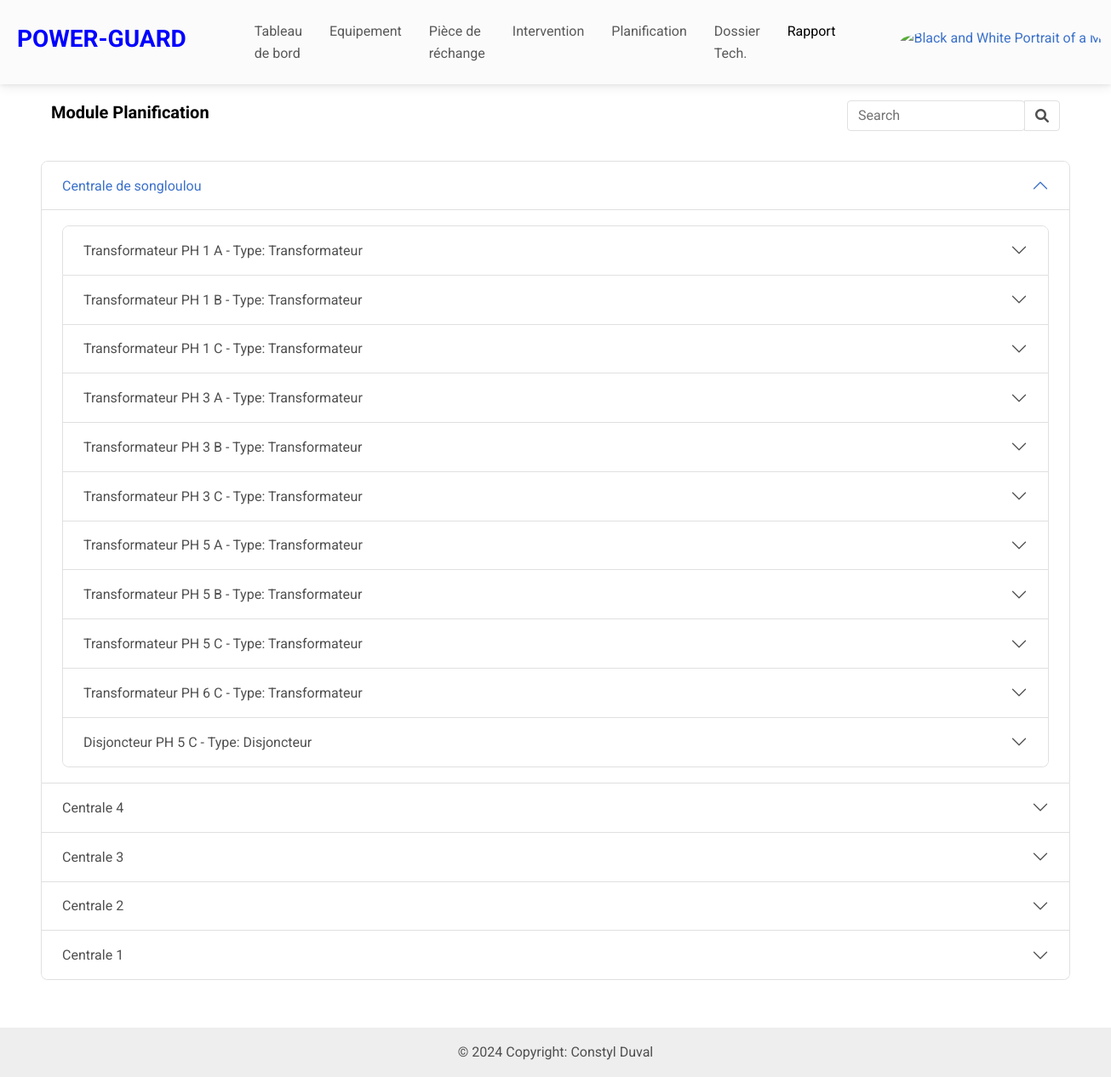
Screenshot of /rapport (signed in) with the database file from the repository.
### eneo_pages/models.py (models this page shows, shortened)
class Centrale(models.Model):
    nom=models.CharField(max_length=100)
    localisation = models.CharField(max_length=100)
    état = models.CharField(max_length=100)
    date_création=models.DateTimeField(auto_now_add=True)
    date_modification=models.DateTimeField(auto_now=True)

class Equipement(models.Model):
    TYPE_EQUIPE = [
        ("Disjoncteur", "Disjoncteur",),
        ("Transformateur", "Transformateur"),
    ]
    centrale = models.ForeignKey(Centrale, on_delete=models.CASCADE)
    nom = models.CharField(max_length=100)
    type_equipement = models.CharField(max_length=100, choices=TYPE_EQUIPE)
    numero_serie=models.CharField(max_length=100, blank=True, null=True)
    modèle = models.CharField(max_length=100)
    marque = models.CharField(max_length=100)
    puissance = models.FloatField()
    fréquence = models.FloatField()
    date_installation = models.DateField()
    etat_equipement = models.CharField(max_length=100, blank=True, null=True)
    fonction = models.CharField(max_length=100, blank=True, null=True)
    emplacement_couplage = models.CharField(max_length=100, blank=True, null=True)
    regleur_en_chargeur = models.CharField(max_length=100, blank=True, null=True)
    mode_de_fonctionnement = models.CharField(max_length=100, blank=True, null=True)
    niveau_tension = models.CharField(max_length=100, blank=True, null=True)
    technique_de_coupure = models.CharField(max_length=100, blank=True, null=True)
    pouvoir_de_coupure = models.CharField(max_length=100, blank=True, null=True)
    pression_gaz_nombre_de_pôle  = models.CharField(max_length=100, blank=True, null=True)
    courant_nominal_en_service_continu = models.CharField(max_length=100, blank=True, null=True)
    numero_service = models.CharField(max_length=100, blank=True, null=True)
    tension_assigne = models.CharField(max_length=100, blank=True, null=True)
    pouvoir_de_coupure_nominal_court_circuit = models.CharField(max_length=100, blank=True, null=True)
    pouvoir_de_fermeture_nominal_court_circuit  = models.CharField(max_length=100, blank=True, null=True)
    date_création=models.DateTimeField(auto_now_add=True)
    date_modification=models.DateTimeField(auto_now=True)

### eneo_pages/views.py (the view)
# urls.py: path("rapport", views.rapport, name="rapport"),
def rapport(request):
    User = get_user_model()
    user = request.user
    q = request.GET.get("q")
    if user.section == 'DISJONCTEUR':
        base_queryset = Equipement.objects.filter(type_equipement='Disjoncteur').order_by('-date_création')
    elif user.section == 'TRANSFORMATEUR':
        base_queryset = Equipement.objects.filter(type_equipement='Transformateur').order_by('-date_création')
    else:
        base_queryset = Equipement.objects.all()
    if q:
        centrales = Centrale.objects.filter(
            Q(nom__icontains=q) |
            Q(localisation__icontains=q)
        )
        equipements_search = base_queryset.filter(
            Q(nom__icontains=q) |
            Q(type_equipement__icontains=q) |
            Q(numero_serie__icontains=q) |
            Q(modèle__icontains=q) |
            Q(marque__icontains=q)
        )
        centrales |= Centrale.objects.filter(equipement__in=equipements_search).order_by('-date_création')
        centrales = centrales.prefetch_related(
            Prefetch('equipement_set',
                     queryset=base_queryset.prefetch_related('planification_set'),
                     to_attr='filtered_equipements')
        ).order_by('-date_création')
    else:
        centrales = Centrale.objects.prefetch_related(
            Prefetch('equipement_set',
                     queryset=base_queryset.prefetch_related('planification_set'),
                     to_attr='filtered_equipements')
        ).order_by('-date_création')
    current_year = timezone.now().year
    for centrale in centrales:
        for equipement in centrale.filtered_equipements:
            for planif in equipement.planification_set.all():
                checked_counts = PlanificationSelection.objects.filter(
                    planification=planif,
                    date__year=current_year,
                    is_checked=True
                ).annotate(
                    month=TruncMonth('date')
                ).values('month').annotate(
                    count=Count('id')
                ).order_by('month')
                planif.monthly_counts = checked_counts
                if planif.frequence == "Journalière":
                    total = 366 if current_year % 4 == 0 else 365
                elif planif.frequence == "Hebdomadaire":
                    total = 52
                elif planif.frequence == "Mensuel":
                    total = 12
                else:  # Annuel
                    total = 1
                planif.total_count = total
    context = {
        "centrales": centrales
    }
    return render(request, "pages/rapport/rapport.html", context)

### eneo_pages/context_processor.py (called while the page is built)
def piece_rechange(request):
    return{'piece_rechange': Session(request)}

### eneo_pages/models.py (called while the page is built)
    def __str__(self):
        return f"Liste de {self.utilisateur} du {self.date_creation}"

### eneo_pages/templatetags/custom_filter.py (called while the page is built)
@register.filter
def get_days_in_month(month):
    year = datetime.now().year
    try:
        month = int(month)
        if 1 <= month <= 12:
            return range(1, calendar.monthrange(year, month)[1] + 1)
        else:
            return range(0)  # Retourne une séquence vide pour les mois invalides
    except ValueError:
        return range(0)  # Retourne une séquence vide si la conversion en int échoue

@register.filter(name='split_semicolon')
def split_semicolon(value):
    return re.split(r';\s*', value)

@register.filter(name='split')
def split_filter(value, arg):
    return value.split(arg)

@register.filter
def div(value, arg):
    try:
        return float(value) / float(arg)
    except (ValueError, ZeroDivisionError):
        return 0

@register.filter
def mul(value, arg):
    try:
        return float(value) * float(arg)
    except ValueError:
        return 0

### eneo_pages/templates/pages/rapport/rapport.html (shortened to what this page needs)
{% extends "../../base/base.html" %}
{% load static %}
{% load custom_filter %}
{% block body %}
{% include "../../base/navbar2.html" with title='<a href="#" style="color: black;">Module Planification</a>'%}
<div class="mt-2 mb-5 px-5 py-2">
  <div class="accordion" id="accordionCentrales">
    {% for centrale in centrales %}
      <div class="accordion-item">
        <h2 class="accordion-header" id="headingCentrale{{ centrale.id }}">
          <button class="accordion-button {% if not forloop.first %}collapsed{% endif %}" type="button"
                  data-bs-toggle="collapse"
                  data-bs-target="#collapseCentrale{{ centrale.id }}"
                  aria-expanded="{% if forloop.first %}true{% else %}false{% endif %}"
                  aria-controls="collapseCentrale{{ centrale.id }}">
            {{ centrale.nom }}
          </button>
        </h2>
        <div id="collapseCentrale{{ centrale.id }}"
             class="accordion-collapse collapse {% if forloop.first %}show{% endif %}"
             aria-labelledby="headingCentrale{{ centrale.id }}"
             data-bs-parent="#accordionCentrales">
          <div class="accordion-body">
            <div class="accordion" id="accordionEquipements{{ centrale.id }}">
              {% for equipement in centrale.filtered_equipements %}
                <div class="accordion-item">
                  <h2 class="accordion-header" id="headingEquipement{{equipement.id}}">
                    <button class="accordion-button collapsed" type="button"
                            data-bs-toggle="collapse"
                            data-bs-target="#collapseEquipement{{equipement.id}}"
                            aria-expanded="false"
                            aria-controls="collapseEquipement{{equipement.id}}">
                      {{ equipement.nom }} - Type: {{ equipement.type_equipement }}
                    </button>
                  </h2>
                </div>
              {% empty %}
                <p>Aucun équipement disponible pour cette centrale.</p>
              {% endfor %}
            </div>
          </div>
        </div>
      </div>
    {% empty %}
      <div class="text-center">
        <img src="{% static 'img/empty.gif' %}" alt="" style="height: 200px; width: 200px;">
        <p>Aucune centrale disponible</p>
      </div>
    {% endfor %}
  </div>
</div>
{% endblock %}

### rows the page displays
Centrale: nom "Centrale de songloulou"
Equipement: nom "Transformateur PH 1 A", type_equipement "Transformateur"
Equipement: nom "Transformateur PH 1 B", type_equipement "Transformateur"
Equipement: nom "Transformateur PH 1 C", type_equipement "Transformateur"
Equipement: nom "Transformateur PH 3 A", type_equipement "Transformateur"
Equipement: nom "Transformateur PH 3 B", type_equipement "Transformateur"
Equipement: nom "Transformateur PH 3 C", type_equipement "Transformateur"
Equipement: nom "Transformateur PH 5 A", type_equipement "Transformateur"
Equipement: nom "Transformateur PH 5 B", type_equipement "Transformateur"
Equipement: nom "Transformateur PH 5 C", type_equipement "Transformateur"
Equipement: nom "Transformateur PH 6 C", type_equipement "Transformateur"
Equipement: nom "Disjoncteur PH 5 C", type_equipement "Disjoncteur"
Centrale: nom "Centrale 4"
Centrale: nom "Centrale 3"
Centrale: nom "Centrale 2"
Centrale: nom "Centrale 1"

### other values shown
{{ title|escape }} "Module Planification"
